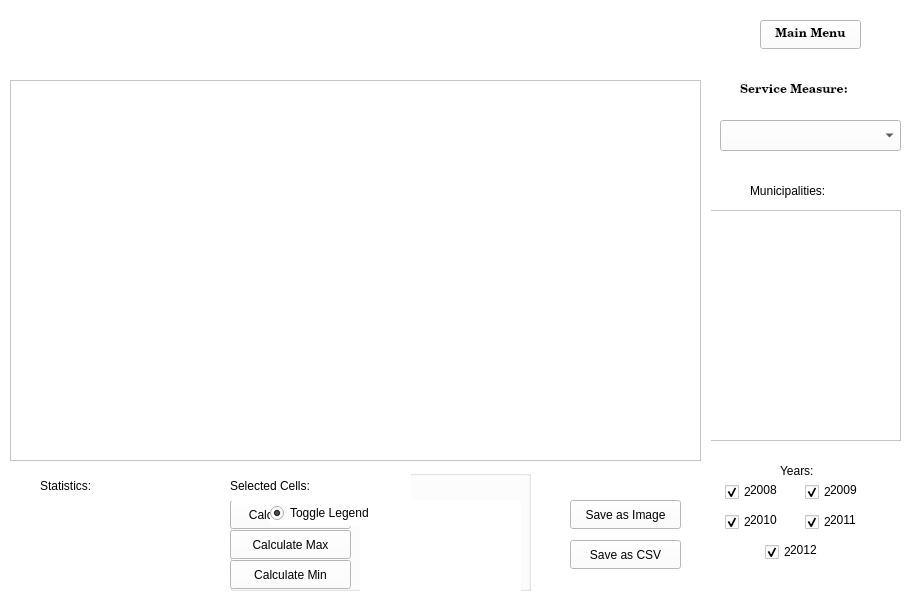
<?xml version="1.0" encoding="UTF-8"?>
<ui version="4.0">
 <class>MainWindow</class>
 <widget class="QMainWindow" name="MainWindow">
  <property name="geometry">
   <rect>
    <x>0</x>
    <y>0</y>
    <width>920</width>
    <height>600</height>
   </rect>
  </property>
  <property name="sizePolicy">
   <sizepolicy hsizetype="Preferred" vsizetype="Preferred">
    <horstretch>0</horstretch>
    <verstretch>0</verstretch>
   </sizepolicy>
  </property>
  <property name="minimumSize">
   <size>
    <width>920</width>
    <height>600</height>
   </size>
  </property>
  <property name="maximumSize">
   <size>
    <width>920</width>
    <height>600</height>
   </size>
  </property>
  <property name="windowTitle">
   <string>MainWindow</string>
  </property>
  <widget class="QWidget" name="centralWidget">
   <property name="styleSheet">
    <string notr="true">background-color: rgb(255, 255, 255);</string>
   </property>
   <widget class="QCustomPlot" name="chartWidget" native="true">
    <property name="geometry">
     <rect>
      <x>0</x>
      <y>0</y>
      <width>711</width>
      <height>481</height>
     </rect>
    </property>
   </widget>
   <widget class="QLabel" name="muniLabel">
    <property name="geometry">
     <rect>
      <x>750</x>
      <y>180</y>
      <width>101</width>
      <height>21</height>
     </rect>
    </property>
    <property name="text">
     <string>Municipalities:</string>
    </property>
   </widget>
   <widget class="QLabel" name="yearLabel">
    <property name="geometry">
     <rect>
      <x>780</x>
      <y>460</y>
      <width>66</width>
      <height>21</height>
     </rect>
    </property>
    <property name="text">
     <string>Years:</string>
    </property>
   </widget>
   <widget class="QCheckBox" name="y2009Button">
    <property name="geometry">
     <rect>
      <x>805</x>
      <y>479</y>
      <width>71</width>
      <height>26</height>
     </rect>
    </property>
    <property name="text">
     <string>2009</string>
    </property>
    <property name="checked">
     <bool>true</bool>
    </property>
    <attribute name="buttonGroup">
     <string notr="true">yearGroup</string>
    </attribute>
   </widget>
   <widget class="QCheckBox" name="y2010Button">
    <property name="geometry">
     <rect>
      <x>725</x>
      <y>509</y>
      <width>61</width>
      <height>26</height>
     </rect>
    </property>
    <property name="text">
     <string>2010</string>
    </property>
    <property name="checked">
     <bool>true</bool>
    </property>
    <attribute name="buttonGroup">
     <string notr="true">yearGroup</string>
    </attribute>
   </widget>
   <widget class="QCheckBox" name="y2011Button">
    <property name="geometry">
     <rect>
      <x>805</x>
      <y>509</y>
      <width>71</width>
      <height>26</height>
     </rect>
    </property>
    <property name="text">
     <string>2011</string>
    </property>
    <property name="checked">
     <bool>true</bool>
    </property>
    <attribute name="buttonGroup">
     <string notr="true">yearGroup</string>
    </attribute>
   </widget>
   <widget class="QLabel" name="y2009Label">
    <property name="geometry">
     <rect>
      <x>830</x>
      <y>480</y>
      <width>41</width>
      <height>20</height>
     </rect>
    </property>
    <property name="autoFillBackground">
     <bool>false</bool>
    </property>
    <property name="text">
     <string>2009</string>
    </property>
   </widget>
   <widget class="QLabel" name="y2010Label">
    <property name="geometry">
     <rect>
      <x>750</x>
      <y>510</y>
      <width>41</width>
      <height>20</height>
     </rect>
    </property>
    <property name="autoFillBackground">
     <bool>false</bool>
    </property>
    <property name="text">
     <string>2010</string>
    </property>
   </widget>
   <widget class="QLabel" name="y2011Label">
    <property name="geometry">
     <rect>
      <x>830</x>
      <y>510</y>
      <width>41</width>
      <height>20</height>
     </rect>
    </property>
    <property name="autoFillBackground">
     <bool>false</bool>
    </property>
    <property name="text">
     <string>2011</string>
    </property>
   </widget>
   <widget class="QCheckBox" name="y2008Button">
    <property name="geometry">
     <rect>
      <x>725</x>
      <y>479</y>
      <width>61</width>
      <height>26</height>
     </rect>
    </property>
    <property name="text">
     <string>2008</string>
    </property>
    <property name="checked">
     <bool>true</bool>
    </property>
    <attribute name="buttonGroup">
     <string notr="true">yearGroup</string>
    </attribute>
   </widget>
   <widget class="QLabel" name="y2008Label">
    <property name="geometry">
     <rect>
      <x>750</x>
      <y>480</y>
      <width>41</width>
      <height>20</height>
     </rect>
    </property>
    <property name="autoFillBackground">
     <bool>false</bool>
    </property>
    <property name="text">
     <string>2008</string>
    </property>
   </widget>
   <widget class="QLabel" name="y2012Label">
    <property name="geometry">
     <rect>
      <x>790</x>
      <y>540</y>
      <width>41</width>
      <height>20</height>
     </rect>
    </property>
    <property name="autoFillBackground">
     <bool>false</bool>
    </property>
    <property name="text">
     <string>2012</string>
    </property>
   </widget>
   <widget class="QCheckBox" name="y2012Button">
    <property name="geometry">
     <rect>
      <x>765</x>
      <y>539</y>
      <width>71</width>
      <height>26</height>
     </rect>
    </property>
    <property name="text">
     <string>2012</string>
    </property>
    <property name="checked">
     <bool>true</bool>
    </property>
    <attribute name="buttonGroup">
     <string notr="true">yearGroup</string>
    </attribute>
   </widget>
   <widget class="QPushButton" name="saveButton">
    <property name="geometry">
     <rect>
      <x>570</x>
      <y>500</y>
      <width>111</width>
      <height>29</height>
     </rect>
    </property>
    <property name="text">
     <string>Save as Image</string>
    </property>
   </widget>
   <widget class="QLabel" name="meanLineLabel">
    <property name="geometry">
     <rect>
      <x>270</x>
      <y>550</y>
      <width>141</width>
      <height>21</height>
     </rect>
    </property>
    <property name="text">
     <string>- - - - - - - - - - - - - -</string>
    </property>
   </widget>
   <widget class="QListWidget" name="muniList">
    <property name="geometry">
     <rect>
      <x>710</x>
      <y>210</y>
      <width>191</width>
      <height>231</height>
     </rect>
    </property>
   </widget>
   <widget class="QTableWidget" name="tableWidget">
    <property name="geometry">
     <rect>
      <x>10</x>
      <y>80</y>
      <width>691</width>
      <height>381</height>
     </rect>
    </property>
    <property name="layoutDirection">
     <enum>Qt::LeftToRight</enum>
    </property>
    <property name="frameShadow">
     <enum>QFrame::Plain</enum>
    </property>
   </widget>
   <widget class="QLabel" name="tableLabel">
    <property name="geometry">
     <rect>
      <x>0</x>
      <y>10</y>
      <width>701</width>
      <height>61</height>
     </rect>
    </property>
    <property name="text">
     <string/>
    </property>
    <property name="alignment">
     <set>Qt::AlignCenter</set>
    </property>
    <property name="wordWrap">
     <bool>true</bool>
    </property>
   </widget>
   <widget class="QRadioButton" name="meanLineButton">
    <property name="geometry">
     <rect>
      <x>270</x>
      <y>530</y>
      <width>151</width>
      <height>20</height>
     </rect>
    </property>
    <property name="cursor">
     <cursorShape>PointingHandCursor</cursorShape>
    </property>
    <property name="text">
     <string>Toggle Mean Line</string>
    </property>
    <property name="autoExclusive">
     <bool>false</bool>
    </property>
   </widget>
   <widget class="QLabel" name="totalMeanLabel">
    <property name="geometry">
     <rect>
      <x>40</x>
      <y>500</y>
      <width>161</width>
      <height>31</height>
     </rect>
    </property>
    <property name="text">
     <string/>
    </property>
   </widget>
   <widget class="QLabel" name="totalMaxLabel">
    <property name="geometry">
     <rect>
      <x>40</x>
      <y>530</y>
      <width>151</width>
      <height>31</height>
     </rect>
    </property>
    <property name="text">
     <string/>
    </property>
   </widget>
   <widget class="QLabel" name="totalMinLabel">
    <property name="geometry">
     <rect>
      <x>40</x>
      <y>560</y>
      <width>161</width>
      <height>31</height>
     </rect>
    </property>
    <property name="text">
     <string/>
    </property>
   </widget>
   <widget class="QLabel" name="statsLabel">
    <property name="geometry">
     <rect>
      <x>40</x>
      <y>470</y>
      <width>121</width>
      <height>31</height>
     </rect>
    </property>
    <property name="text">
     <string>Statistics:</string>
    </property>
   </widget>
   <widget class="QGroupBox" name="tableStats">
    <property name="geometry">
     <rect>
      <x>230</x>
      <y>470</y>
      <width>301</width>
      <height>121</height>
     </rect>
    </property>
    <property name="title">
     <string/>
    </property>
    <widget class="QLabel" name="minValueLabel">
     <property name="geometry">
      <rect>
       <x>130</x>
       <y>90</y>
       <width>161</width>
       <height>31</height>
      </rect>
     </property>
     <property name="text">
      <string/>
     </property>
    </widget>
    <widget class="QLabel" name="maxValueLabel">
     <property name="geometry">
      <rect>
       <x>130</x>
       <y>60</y>
       <width>161</width>
       <height>31</height>
      </rect>
     </property>
     <property name="text">
      <string/>
     </property>
    </widget>
    <widget class="QPushButton" name="minButton">
     <property name="geometry">
      <rect>
       <x>0</x>
       <y>90</y>
       <width>121</width>
       <height>29</height>
      </rect>
     </property>
     <property name="text">
      <string>Calculate Min</string>
     </property>
    </widget>
    <widget class="QPushButton" name="maxButton">
     <property name="geometry">
      <rect>
       <x>0</x>
       <y>60</y>
       <width>121</width>
       <height>29</height>
      </rect>
     </property>
     <property name="text">
      <string>Calculate Max</string>
     </property>
    </widget>
    <widget class="QPushButton" name="meanButton">
     <property name="geometry">
      <rect>
       <x>0</x>
       <y>30</y>
       <width>121</width>
       <height>29</height>
      </rect>
     </property>
     <property name="text">
      <string>Calculate Mean</string>
     </property>
    </widget>
    <widget class="QLabel" name="meanValueLabel">
     <property name="geometry">
      <rect>
       <x>130</x>
       <y>30</y>
       <width>161</width>
       <height>31</height>
      </rect>
     </property>
     <property name="text">
      <string/>
     </property>
    </widget>
    <widget class="QLabel" name="selectedCellsLabel">
     <property name="geometry">
      <rect>
       <x>0</x>
       <y>0</y>
       <width>181</width>
       <height>31</height>
      </rect>
     </property>
     <property name="text">
      <string>Selected Cells:</string>
     </property>
    </widget>
   </widget>
   <widget class="QPushButton" name="mainMenu">
    <property name="geometry">
     <rect>
      <x>760</x>
      <y>20</y>
      <width>101</width>
      <height>29</height>
     </rect>
    </property>
    <property name="font">
     <font>
      <family>Century Schoolbook L</family>
      <weight>75</weight>
      <bold>true</bold>
     </font>
    </property>
    <property name="text">
     <string>Main Menu</string>
    </property>
   </widget>
   <widget class="QComboBox" name="serviceMeasures">
    <property name="geometry">
     <rect>
      <x>720</x>
      <y>120</y>
      <width>181</width>
      <height>31</height>
     </rect>
    </property>
   </widget>
   <widget class="QLabel" name="label">
    <property name="geometry">
     <rect>
      <x>740</x>
      <y>80</y>
      <width>141</width>
      <height>21</height>
     </rect>
    </property>
    <property name="font">
     <font>
      <family>Century Schoolbook L</family>
      <weight>75</weight>
      <bold>true</bold>
     </font>
    </property>
    <property name="text">
     <string>Service Measure:</string>
    </property>
   </widget>
   <widget class="QPushButton" name="saveCSVButton">
    <property name="geometry">
     <rect>
      <x>570</x>
      <y>540</y>
      <width>111</width>
      <height>29</height>
     </rect>
    </property>
    <property name="text">
     <string>Save as CSV</string>
    </property>
   </widget>
   <widget class="QRadioButton" name="legendButton">
    <property name="geometry">
     <rect>
      <x>270</x>
      <y>500</y>
      <width>141</width>
      <height>26</height>
     </rect>
    </property>
    <property name="text">
     <string>Toggle Legend</string>
    </property>
    <property name="checked">
     <bool>true</bool>
    </property>
    <property name="autoExclusive">
     <bool>false</bool>
    </property>
   </widget>
   <zorder>meanLineLabel</zorder>
   <zorder>y2012Button</zorder>
   <zorder>muniLabel</zorder>
   <zorder>yearLabel</zorder>
   <zorder>y2009Button</zorder>
   <zorder>y2010Button</zorder>
   <zorder>y2011Button</zorder>
   <zorder>y2009Label</zorder>
   <zorder>y2010Label</zorder>
   <zorder>y2011Label</zorder>
   <zorder>y2008Button</zorder>
   <zorder>y2008Label</zorder>
   <zorder>y2012Label</zorder>
   <zorder>saveButton</zorder>
   <zorder>muniList</zorder>
   <zorder>chartWidget</zorder>
   <zorder>tableWidget</zorder>
   <zorder>tableLabel</zorder>
   <zorder>meanLineButton</zorder>
   <zorder>totalMeanLabel</zorder>
   <zorder>totalMaxLabel</zorder>
   <zorder>totalMinLabel</zorder>
   <zorder>statsLabel</zorder>
   <zorder>tableStats</zorder>
   <zorder>mainMenu</zorder>
   <zorder>serviceMeasures</zorder>
   <zorder>label</zorder>
   <zorder>saveCSVButton</zorder>
   <zorder>legendButton</zorder>
  </widget>
 </widget>
 <layoutdefault spacing="6" margin="11"/>
 <customwidgets>
  <customwidget>
   <class>QCustomPlot</class>
   <extends>QWidget</extends>
   <header>qcustomplot.h</header>
   <container>1</container>
  </customwidget>
 </customwidgets>
 <resources/>
 <connections/>
 <buttongroups>
  <buttongroup name="yearGroup">
   <property name="exclusive">
    <bool>false</bool>
   </property>
  </buttongroup>
 </buttongroups>
</ui>
